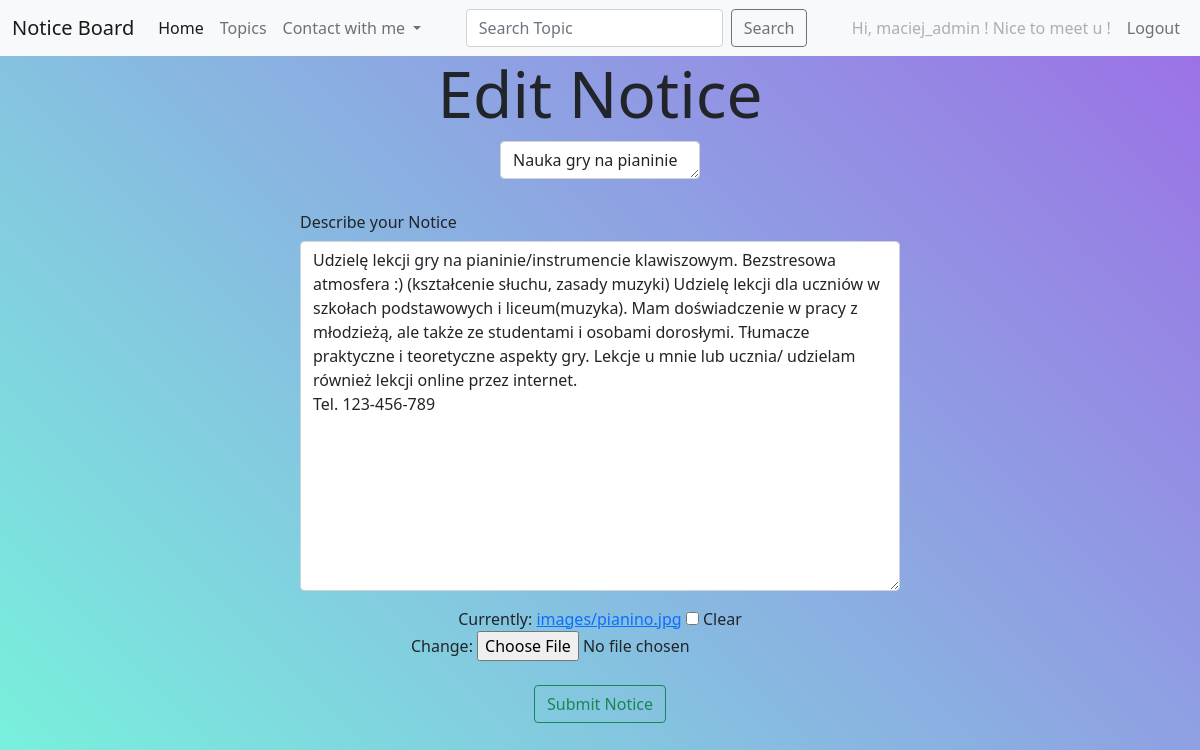
The app's page /edit_notice/23/ (signed in) with its own data.
### notice_boards/models.py (models this page shows, shortened)
class Notice(models.Model):
    topic = models.ForeignKey(Topic, on_delete=models.CASCADE)
    text = models.TextField()
    title = models.CharField(max_length=200)
    date_added = models.DateTimeField(auto_now_add=True)
    image = models.ImageField(null=True, blank=True, upload_to="images/")
    owner = models.ForeignKey(User, on_delete=models.CASCADE)
    class Meta:
        verbose_name_plural = 'notices'

### notice_boards/views.py (the view, shortened to what this page needs)
# urls.py: path('edit_notice/<int:notice_id>/',views.edit_notice, name="edit_notice"),
@login_required
def edit_notice(request, notice_id):
    notice = Notice.objects.get(id=notice_id)
    topic = notice.topic
    if notice.owner != request.user:
        raise Http404
    if request.method != "POST":
        form = NoticeForm(instance = notice)
    content = {"form":form,"notice":notice}
    return render(request,'notice_boards/edit_notice.html',content)

### notice_boards/forms.py
class NoticeForm(forms.ModelForm):
    class Meta:
        model = Notice
        fields = ['title','text','image']
        labels = {'title':'','text':'','image':''}
        widgets = {"text": forms.Textarea(attrs={"cols":80})}

### notice_boards/templates/notice_boards/edit_notice.html (shortened to what this page needs)
{% extends 'notice_boards/base.html' %}
{% block content %}
    <h1 class="display-3 text-center ">Edit Notice</h1>
    <form action="{% url 'notice_boards:edit_notice' notice.id %}" method="post" enctype="multipart/form-data">
      <div class="form-group col-md-6 offset-md-3 ">
        <div class="form-group">
          <div class="col-md-4 offset-md-4 mb-4">
            <textarea class="form-control "  name="title" rows="1" placeholder="Title of Notice...">{{ form.title.value }}</textarea>
          </div>
          <label class="col-form-label">Describe your Notice</label>
          <textarea class="form-control" name="text" rows="14" placeholder="Describe your Notice">{{ form.text.value }}</textarea>
            <div class="text-center p-3">
              {{ form.image }}
            </div>
        </div>
        <div class="text-center p-2">
          <button type="submit" name="submit" class="btn btn-outline-success">Submit Notice</button>
        </div>
      </div>
    </form>
{% endblock %}

### notice_boards/templates/notice_boards/base.html (shortened to what this page needs)
<!doctype html>
<html lang="en">
  <head>
    <link href="https://cdn.jsdelivr.net/npm/bootstrap@5.1.3/dist/css/bootstrap.min.css" rel="stylesheet">
  </head>
  <body>
  <div class="mask gradient-custom">
    <div class=" align-items-center vh-100">
    <nav class="navbar navbar-expand-lg navbar-light bg-light">
      <div class="container-fluid">
        <a class="navbar-brand" href="{% url 'notice_boards:index' %}">Notice Board</a>
      <div class="collapse navbar-collapse" id="navbarSupportedContent">
      <ul class="navbar-nav me-auto mb-2 mb-lg-0">
        <li class="nav-item">
          <a class="nav-link active" aria-current="page" href="{% url 'notice_boards:index' %}">Home</a>
        </li>
        <li class="nav-item">
          <a class="nav-link" href="{% url 'notice_boards:topics' %}">Topics</a>
        </li>
        <li class="nav-item dropdown">
          <a class="nav-link dropdown-toggle" href="#" id="navbarDropdown" role="button" data-bs-toggle="dropdown" aria-expanded="false">
            Contact with me
          </a>
        </li>
      </ul>
          <form class="d-flex" method="post" action="{% url 'notice_boards:search' %}">
            <input class="form-control me-2" type="search" placeholder="Search Topic" aria-label="Search" name="searched">
            <button class="btn btn-outline-secondary" type="submit">Search</button>
          </form>
          <ul class="navbar-nav ms-auto mb-2 mb-lg-0">
            {% if user.is_authenticated %}
                <li class="nav-item">
                  <a class="nav-link disabled ">Hi, {{ user.username }} ! Nice to meet u !</a>
                </li>
                <li class="nav-item">
                  <a class="nav-link" href="{% url 'users:logout' %}">Logout</a>
                </li>
            {% endif %}
          </ul>
        </div>
      </div>
    </nav>
{% block content %} {% endblock content %}
    </div>
  </body>
</html>

### notice_boards/templates/notice_boards/base.html (style rules this page uses)
.gradient-custom { background: #a18cd1; background: -webkit-linear-gradient( 45deg, rgba(29, 236, 197, 0.6), rgba(91, 14, 214, 0.6) 100% ); background: linear-gradient( 45deg, rgba(29, 236, 197, 0.6), rgba(91, 14, 214, 0.6) 100% ); }

### records on screen
Notice: title "Nauka gry na pianinie", text "Udzielę lekcji gry na pianinie/instrumencie klawiszowym. Bezstresowa atmosfera :) (kształcenie słuchu, zasady muzyki) Udzielę lekcji dla uczniów w szkołach podstawowych i liceum(muzyka). Mam doświadczenie w pracy z młodzieżą, ale także ze studentami i osobami dorosłymi. Tłumacze praktyczne i teoretyczne aspekty gry. Lekcje u mnie lub ucznia/ udzielam również lekcji online przez internet. Tel. 123-456-789"

### other values on screen
{{ user.username }} "maciej_admin"
